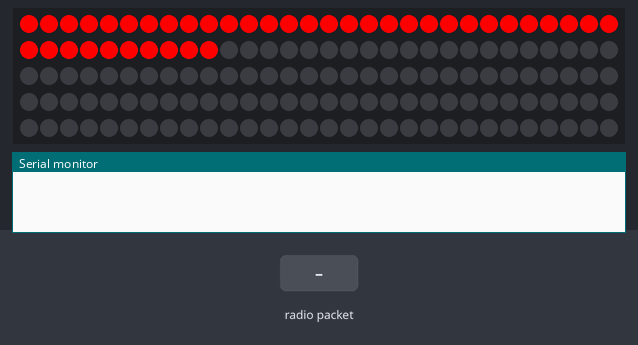
Bench run of a sketch on a simulated ESP8266 (NodeMCU). Shown: 150 RGB LEDs in strip order, left to right, continuing on the next row, the last lines printed to the serial monitor. The inputs (shaded band) are chosen by the test bench. Random numbers use the default seed unless the sketch sets one.

Above: at 0.4 s.
At 1.2 s:
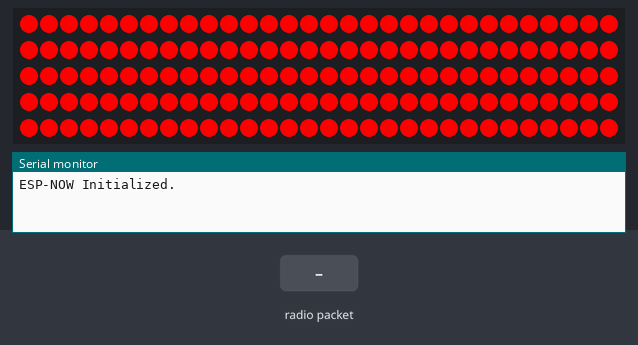
At 2.65 s:
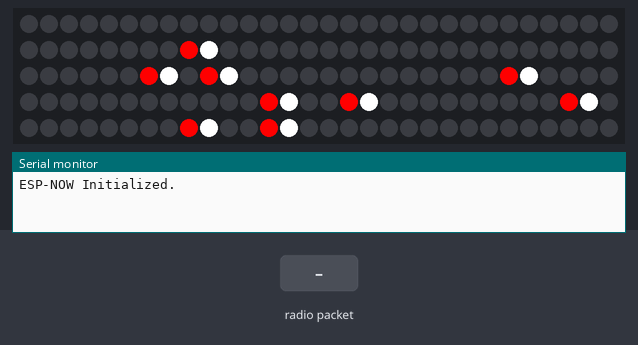

The sketch:

Receiver_LEDs.ino
```cpp
// (licence header left out)
#define membersof(x) (sizeof(x) / sizeof(x[0]))

//ESP Now connectivity -------------
#include<ESP8266WiFi.h>
#include<espnow.h>

#define WIFI_CHANNEL    1

//BC:FF:4D:81:7D:DD
uint8_t receiverAddress[] = {0xBC, 0xFF, 0x4D, 0x81, 0x7D, 0xDD};   // CONTROLLER
enum nodeStates {
  ALL,
  SMOKE,
  BUILDINGS,
  SOUND,
  LEDs
};

//DEFINES which commands the esp is listening to: by default it listens to ALL and itself(whoAmI).
//Change this to the purpose of your node! check the possibilities in the enum above!
enum nodeStates whoAmI = LEDs;
//defines how often your actuate function gets called! 1000=once every second.
int actuateInterval = 100;

//interval for sending
int interval = 3000;
//which node is selected by the controller
enum nodeStates selected = ALL;

struct __attribute__((packed)) dataPacket {
  enum nodeStates whoAmI;
  int year;
  enum nodeStates selected;
};


int startTime = 0;
int actuateTime = 0;
int year = 0;
int oldYear = 0;


// LED simulation -------------
#include <FastLED.h>
const int NUM_LEDS = 150;
const int DATA_PIN = 5;
CRGB leds[NUM_LEDS];

struct car {
  float pos;
  int id;
  boolean alive;
  int distanceTraveld;
  float velocity;
  float baseVelocity;
};

car LED_cars[50];
const float maxSpeed = 0.5;
const float minSpeed = 0.1;

// dataset
float years[] = {2000, 2001, 2002, 2003, 2004, 2005, 2006, 2007, 2008, 2009, 2010, 2011, 2012, 2013, 2014, 2015, 2016, 2017, 2018, 2019, 2020, 2021};
float values[] = { 5.478888,  16.689393,  24.800169,  28.267820,  0.000000,  4.516175,  3.221977,  33.419927,  41.540107,  55.402483,  61.239891,  70.529669,  78.164378,  83.490455,  87.174393,  88.004279,  94.107344,  99.372296,  98.675240,  94.991301,  93.707683,  100.000000};
int yearData = 10;
void transmissionComplete(uint8_t *receiver_mac, uint8_t transmissionStatus) {
  if (transmissionStatus == 0) {
    Serial.println("Data sent successfully");
  } else {
    Serial.print("Error code: ");
    Serial.println(transmissionStatus);
  }
}

void dataReceived(uint8_t *senderMac, uint8_t *data, uint8_t dataLength) {
  char macStr[18];
  dataPacket packet;

  snprintf(macStr, sizeof(macStr), "%02x:%02x:%02x:%02x:%02x:%02x", senderMac[0], senderMac[1], senderMac[2], senderMac[3], senderMac[4], senderMac[5]);

  Serial.println();
  Serial.print("Received data from: ");
  Serial.println(macStr);

  memcpy(&packet, data, sizeof(packet));

  Serial.print("whoIsSender: ");
  Serial.println(packet.whoAmI);
  Serial.print("packet year: ");
  Serial.println(packet.year);
  Serial.print("packet selected: ");
  Serial.println(packet.selected);
  year = packet.year;
  selected = packet.selected;

  if (year != oldYear) {
    oldYear = year;
    updateYear(year);
  }
}

void setup() {
  Serial.begin(115200);     // initialize serial port
  FastLED.addLeds<WS2811, 5, GRB>(leds, NUM_LEDS);

  // clear the leds
  FastLED.clear();  // clear all pixel data
  FastLED.show();

  // startup animation
  for (int i = 0; i <= NUM_LEDS; i++) {
    leds[i] = CRGB::Red;
    delay(int(500.0 / float(NUM_LEDS)));
    FastLED.show();
  }

  startTime = millis();
  actuateTime = millis();


  // Ysbrand ESP magic:
  WiFi.mode(WIFI_STA);
  WiFi.disconnect();        // we do not want to connect to a WiFi network

  if (esp_now_init() != 0) {
    Serial.println("ESP-NOW initialization failed");
    year = 0;
    return;
  }

  esp_now_set_self_role(ESP_NOW_ROLE_COMBO);
  esp_now_register_send_cb(transmissionComplete);         // this function will get called once all data is sent
  esp_now_register_recv_cb(dataReceived);               // this function will get called whenever we receive data
  esp_now_add_peer(receiverAddress, ESP_NOW_ROLE_COMBO, WIFI_CHANNEL, NULL, 0);
  Serial.println("ESP-NOW Initialized.");


  // init the cars
  for (int i = 0; i <= membersof(LED_cars); i++) {
    LED_cars[i] = {0, 0, false, 0, float(int(random(maxSpeed * 10, minSpeed * 10))) / 10, float(int(random(maxSpeed * 10, minSpeed * 10))) / 10};
  }
  // grandma car //TODO REMOVE THIS
  //  LED_cars[0] = {0, 0, true, 0, minSpeed, minSpeed};

  // clear everything
  delay(250);
  FastLED.clear();  // clear all pixel data
  FastLED.show();
}

void loop() {
  if (millis() - startTime >= interval) {
    startTime = millis();
    dataPacket packet;

    packet.selected = selected;
    packet.year = year;
    packet.whoAmI = whoAmI;
    esp_now_send(receiverAddress, (uint8_t *) &packet, sizeof(packet));
  }
  if (millis() - actuateTime >= actuateInterval) {
    actuateTime = millis();
    FastLED.clear();  // clear all pixel data

    if (selected == whoAmI || selected == ALL) {
      doActuate();
    }

    FastLED.show();
  }
}

// This method is called when the year is changed
void updateYear(int year) {
  // TODO add the dataset year change thingy here
  for (int i = 0; i < membersof(years); i++) {
    if (year == years[i]) {
      yearData = int(map(values[i], 0, 100, 1, 50));
      break;
    }
  }
  Serial.println(yearData);

  for (int j = 0; j < membersof(LED_cars); j++) {
    LED_cars[j].alive = false;
  }
}

// this function is called every actuate interval (200ms)
void doActuate() {
  //  Serial.println("---------------");
  // loop trough and update all the cars
  for (int i = 0; i < yearData; i++) {
    //    Serial.println(LED_cars[i].pos);

    // test if the current car is alive or dead
    if (!LED_cars[i].alive) { // then it's dead, and has a change to respawn

      if (int(random(0, 5)) == 0) { // change to respawn
        int place = int(random(0, NUM_LEDS)); //random place to respawn

        //test if the car is allowed to respawn on the random spot
        boolean allowedToSpawn = true;
        for (int j = 0; j < yearData; j++) {
          if ((LED_cars[i].id == (place >= NUM_LEDS ? place - NUM_LEDS : place) || LED_cars[i].id == (place + 1 >= NUM_LEDS ? place + 1 - NUM_LEDS : place + 1) || LED_cars[i].id == (place - 1 >= NUM_LEDS ? place - 1 - NUM_LEDS : place - 1)) && LED_cars[j].alive) {
            allowedToSpawn = false;
            break;
          }

          // if it is allowed, reset al it's values
          if (allowedToSpawn) {
            LED_cars[i].pos = place;
            LED_cars[i].id = place;
            LED_cars[i].alive = true;
            LED_cars[i].baseVelocity = float(int(random(maxSpeed * 10, minSpeed * 10))) / 10; // (i == 0 ? (maxSpeed + minSpeed) / 2 : maxSpeed); //TODO CHANGE THIS TO A RANDOM SPEED
            LED_cars[i].velocity = LED_cars[i].baseVelocity;
          }
        }
      }
    }
    else { // when the car is alive
      // test if it is allowed to move and test if there is a jam behind it.
      boolean allowedToMove = true;
      boolean travicJamBehind = false;
      for (int j = 0; j < yearData; j++) {
        // test if car in front
        if (LED_cars[j].id == (LED_cars[i].id + 2 >= NUM_LEDS ? LED_cars[i].id + 2 - NUM_LEDS : LED_cars[i].id + 2) && LED_cars[j].alive) {
          allowedToMove = false;
        }
        // test if car behind
        if ((LED_cars[j].id == (LED_cars[i].id - 2 >= NUM_LEDS ? LED_cars[i].id - 2 - NUM_LEDS : LED_cars[i].id - 2) || LED_cars[j].id == (LED_cars[i].id - 3 >= NUM_LEDS ? LED_cars[i].id - 3 - NUM_LEDS : LED_cars[i].id - 3)) && LED_cars[j].alive) {
          travicJamBehind = true;
        }
      }

      //
      LED_cars[i].velocity = (travicJamBehind ? max(minSpeed, LED_cars[i].baseVelocity / 2) : LED_cars[i].baseVelocity);

      // move the car forwards
      if (allowedToMove) {
        LED_cars[i].pos += LED_cars[i].velocity;
        LED_cars[i].distanceTraveld += LED_cars[i].velocity;

        if (int(LED_cars[i].pos) >= NUM_LEDS) LED_cars[i].pos = LED_cars[i].pos - NUM_LEDS;
        LED_cars[i].id = int(LED_cars[i].pos);
      }

      // show a red and white LED on the cars place
      leds[LED_cars[i].id] = CRGB::Red;
      leds[(LED_cars[i].id + 1 >= NUM_LEDS ? 0 : LED_cars[i].id + 1)] = CRGB::White;

      // there is a chance for it to die
      if (LED_cars[i].distanceTraveld >= NUM_LEDS * 0.7 - int(random(0, NUM_LEDS / 3))) {
        LED_cars[i].alive = false;
      }
    }

  }
}

//int indexOfArray(float wantedval, float arr[]) {
//  Serial.print("length: ");
//  Serial.println(membersof(arr));
//  for (int i = 0; i < membersof(arr); i++) {
//    if (wantedval == arr[i]) {
//      return i;
//    }
//  }
//}
```
